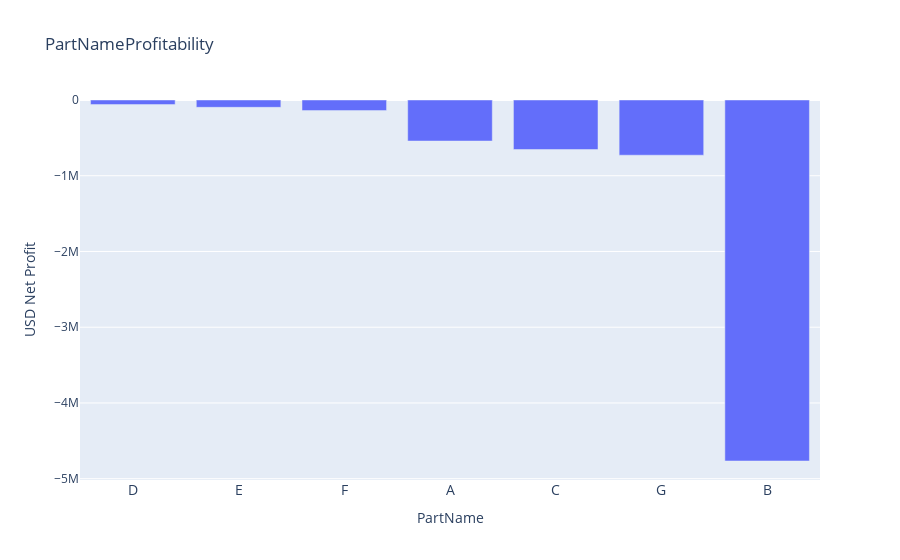

The notebook cell this image was saved under:
### Code cell
groupdata(transoutput,'PartName','Profit')

### Figure 1 — Plotly figure (JSON) as saved in the notebook; plotly's stock layout.template omitted (floating-point values rounded to 4 significant figures)
{"data": [{"name": "PartNameProfitability", "type": "bar", "x": ["D", "E", "F", "A", "C", "G", "B"], "y": [-60930.0, -96960.0, -140100.0, -542000.0, -654000.0, -729000.0, -4767000.0]}], "layout": {"barmode": "group", "title": {"text": "PartNameProfitability"}, "xaxis": {"tickfont": {"size": 14}, "title": {"text": "PartName"}}, "yaxis": {"title": {"text": "USD Net Profit"}}}}
